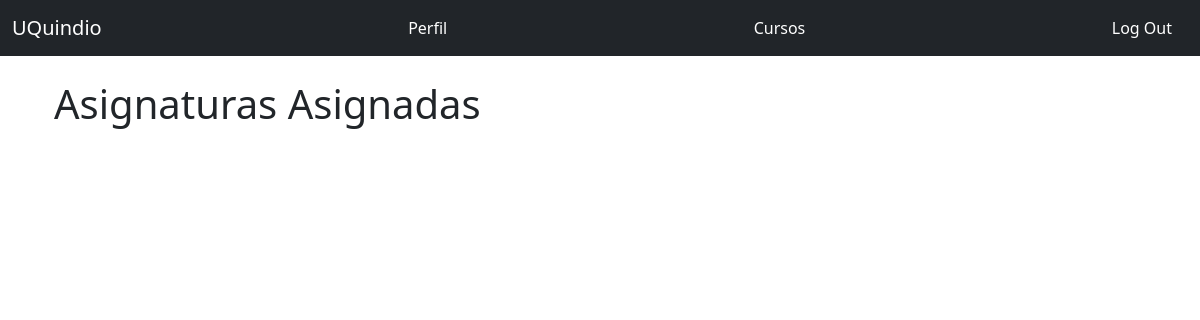
Before: /teachers/courses/anita (signed in) with the older database file.
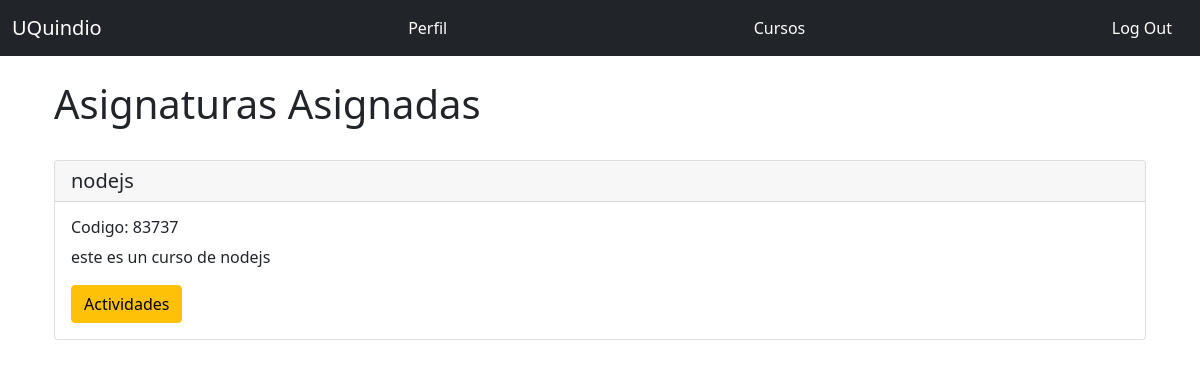
After: the same page with the newer database file.
### app.py (models this page shows, shortened)
class Course(db.Model):
    __tablename__ = 'courses'
    id = db.Column(db.Integer, primary_key=True)
    name = db.Column(db.String(64), unique=True, index=True)
    code = db.Column(db.String(64), unique=True, index=True)
    about = db.Column(db.String(128))
    teacher_id = db.Column(db.Integer,db.ForeignKey(Teacher.id))

### app.py (the view)
@app.route('/teachers/courses/<username>', methods=['GET', 'POST'])
@login_required
@require_role(role="Teacher")
def courses_teacher(username):
    result = db.session.execute('Select teachers.id As teachers_id, teachers.username As teachers_username, courses.name As courses_name, courses.code As courses_code, courses.about As courses_about, courses.id As courses_id From courses Inner Join teachers On teachers.id = courses.teacher_id Where teachers.username = :val', {'val': username})
    return render_template('teacher_courses.html', result=result)

### app.py (called while the page is built)
def require_role(role):
    def decorator(func):
        @wraps(func)
        def wrapped_function(*args, **kwargs):
            if not session['account_type'] == role:
                return redirect("/404")
            else:
                return func(*args, **kwargs)
        return wrapped_function
    return decorator

@login_manager.user_loader
def load_user(user_id):
    if session['account_type'] == 'Student':
        return User.query.get(int(user_id))
    elif session['account_type'] == 'Teacher':
        return Teacher.query.get(int(user_id))
    elif session['account_type'] == 'Admin':
        return Admin.query.get(int(user_id))
    else:
      return None

### templates/teacher_courses.html
{% extends "base.html" %}
{% from "_macros.html" import render_modal_asign with context %}
{% from "_macros.html" import render_field with context %}
{% block page_content %}
<div class="page-header">
    <h1>Asignaturas Asignadas</h1>
    <br/>
    {% for teacher in result %}
    <div class="card">
        <h5 class="card-header">{{ teacher.courses_name }}</h5>
            <div class="card-body">
                <h6 class="card-title">Codigo: {{ teacher.courses_code}} </h6>
                <p class= "card-text">
                {{ teacher.courses_about }}
              </p>
              <a href="{{ url_for('teacher_activities', teacher_id=teacher.teachers_id, course_id=teacher.courses_id) }}">
                <span class="btn btn-warning">Actividades</span>
            </a>
            </div>
    </div>
    <br/>
    {% endfor %}
{% endblock %}

Changed rows visible on the page:
added Course: courses_name "nodejs", courses_code "83737", courses_about "este es un curso de nodejs"
